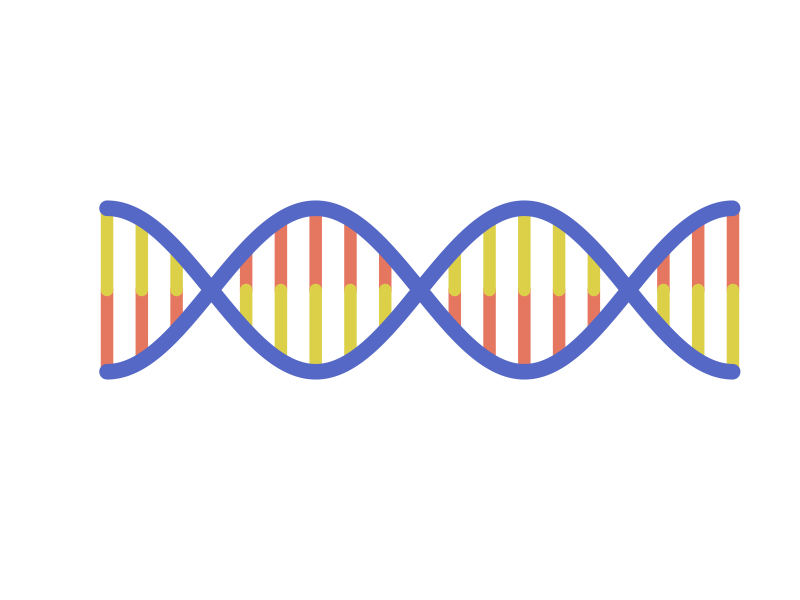

This figure's R source:
# Which figure is created by this script?
min<--pi*1.5
max<-pi*1.5
x<-seq(min,max,0.01)
blue <- '#5568c6'
red <- '#E57660'
yellow <- '#dcd049'
LWD=15
abl<-seq(min,max,pi*1.5*2/18)
plot(c(min, max), c(min, max), pch='', bty='n',axes=F,ann=F)
segments(abl,0,abl,2*sin(abl+pi),col=sprintf('%s%2x', red, 1.0 * 255),lwd=LWD*0.8)
segments(abl,2*sin(abl),abl,0,col=sprintf('%s%2x', yellow, 1.0 * 255),lwd=LWD*0.8)
lines(x,2*sin(x), lwd=LWD, col=sprintf('%s%2x', blue, 1.0 * 255))
lines(x,2*sin(x+pi), lwd=LWD, col=sprintf('%s%2x', blue, 1.0 * 255))

